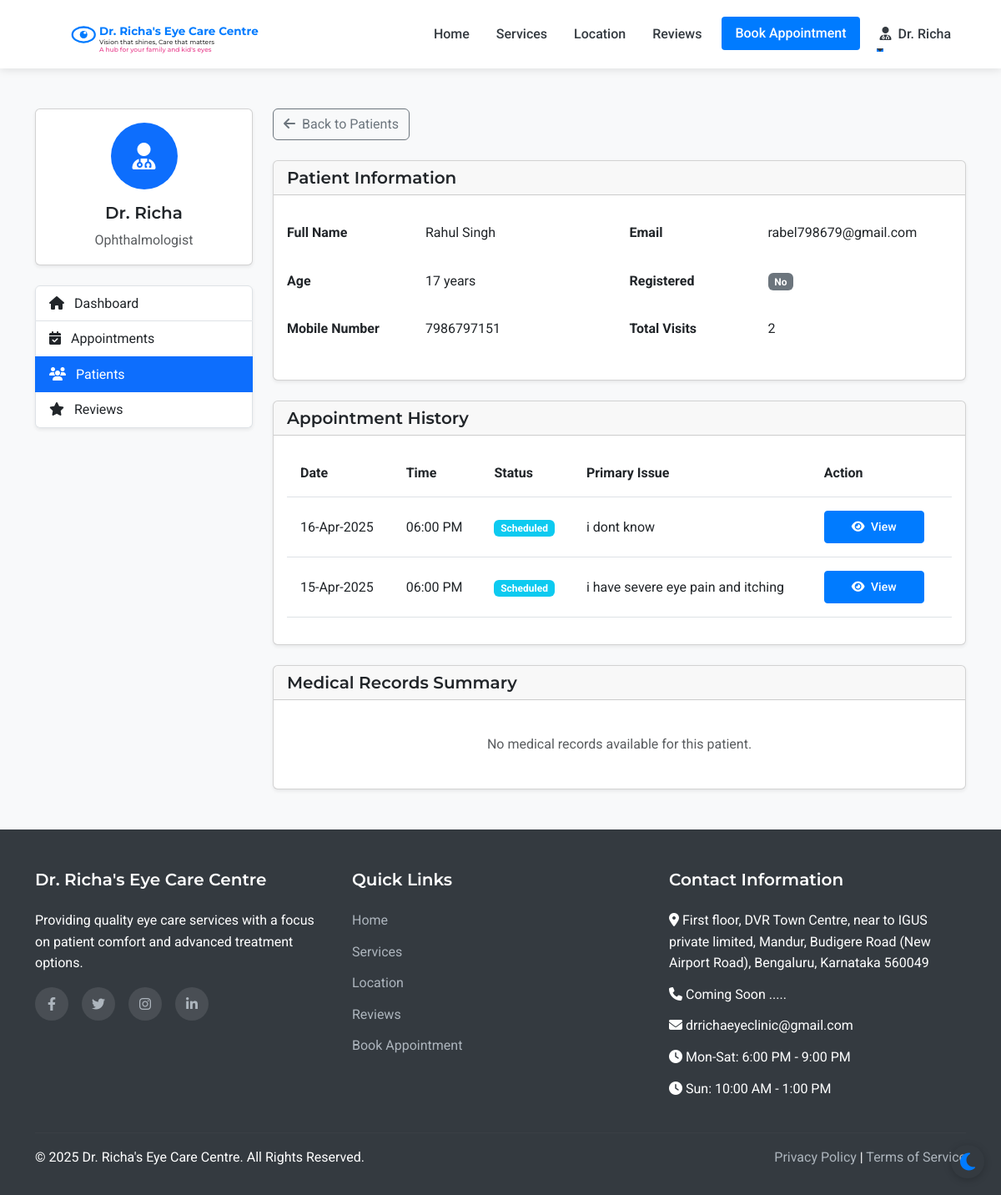
/admin/patient/2 (signed in), run on an earlier commit of the app's database.
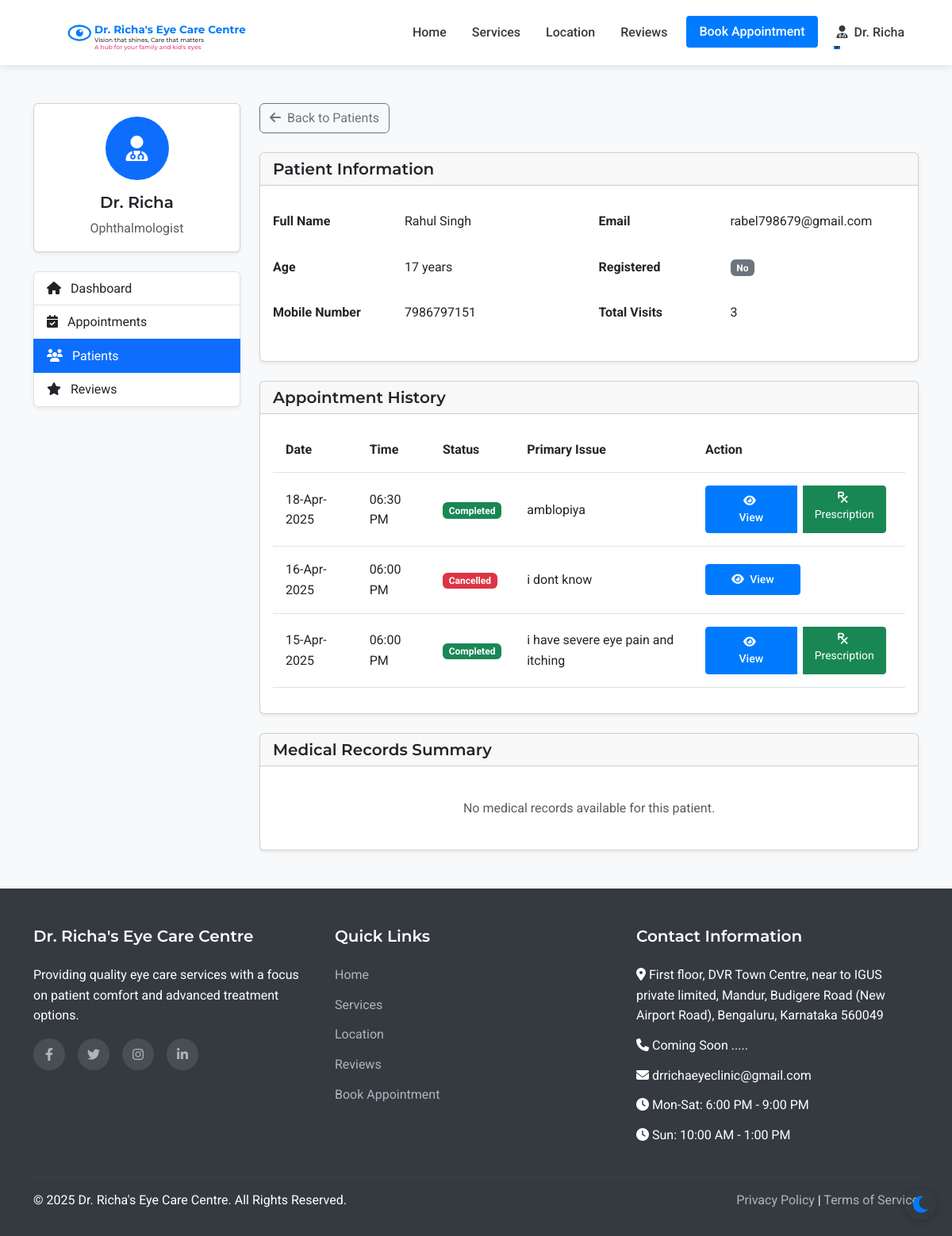
And on a later commit of the database.
### models.py (models this page shows, shortened)
class Patient(UserMixin, db.Model):
    id = db.Column(db.Integer, primary_key=True)
    full_name = db.Column(db.String(100), nullable=False)
    mobile_number = db.Column(db.String(15), nullable=False)
    email = db.Column(db.String(100), nullable=True)
    age = db.Column(db.Integer, nullable=False)
    password_hash = db.Column(db.String(256), nullable=True)
    is_registered = db.Column(db.Boolean, default=False)
    created_at = db.Column(db.DateTime, nullable=False, default=datetime.utcnow)
    appointments = db.relationship('Appointment', backref='patient', lazy=True)

class Appointment(db.Model):
    id = db.Column(db.Integer, primary_key=True)
    patient_id = db.Column(db.Integer, db.ForeignKey('patient.id'), nullable=False)
    appointment_date = db.Column(db.Date, nullable=False)
    appointment_time = db.Column(db.Time, nullable=False)
    primary_issue = db.Column(db.Text, nullable=True)
    referral_info = db.Column(db.String(255), nullable=True)
    status = db.Column(db.String(20), default='scheduled')  # scheduled, completed, cancelled
    created_at = db.Column(db.DateTime, default=datetime.utcnow)
    consultation_fee = db.Column(db.Float, nullable=False, default=500.0)
    payment_status = db.Column(db.String(20), default='pending')  # pending, paid

### routes.py (the view)
@app.route('/admin/patient/<int:patient_id>')
@login_required
def admin_patient_view(patient_id):
    if not (isinstance(current_user, Admin) or isinstance(current_user, Assistant) or isinstance(current_user, Doctor)):
        flash('Access denied. Staff privileges required.', 'danger')
        return redirect(url_for('index'))
    patient = Patient.query.get_or_404(patient_id)
    appointments = Appointment.query.filter_by(patient_id=patient_id).order_by(desc(Appointment.appointment_date)).all()
    return render_template('admin/patient_view.html', patient=patient, appointments=appointments)

### templates/admin/patient_view.html (shortened to what this page needs)
{% extends 'layout.html' %}
{% block content %}
<section class="py-5 bg-light">
    <div class="container">
        <div class="row">
            <div class="col-lg-3 mb-4">
                <div class="card shadow-sm mb-4">
                    <div class="card-body text-center">
                        <div class="avatar-circle bg-primary text-white mb-3">
                            <i class="fas fa-user-md fa-2x"></i>
                        </div>
                        <h5 class="card-title">Dr. Richa</h5>
                        <p class="card-text text-muted">Ophthalmologist</p>
                    </div>
                </div>
                <div class="list-group shadow-sm">
                    <a href="{{ url_for('admin_dashboard') }}" class="list-group-item list-group-item-action">
                        <i class="fas fa-home me-2"></i> Dashboard
                    </a>
                    <a href="{{ url_for('admin_appointments') }}" class="list-group-item list-group-item-action">
                        <i class="fas fa-calendar-check me-2"></i> Appointments
                    </a>
                    <a href="{{ url_for('admin_patients') }}" class="list-group-item list-group-item-action active">
                        <i class="fas fa-users me-2"></i> Patients
                    </a>
                    <a href="{{ url_for('admin_reviews') }}" class="list-group-item list-group-item-action">
                        <i class="fas fa-star me-2"></i> Reviews
                    </a>
                </div>
            </div>
            <div class="col-lg-9">
                <div class="d-flex justify-content-between align-items-center mb-4">
                    <a href="{{ url_for('admin_patients') }}" class="btn btn-outline-secondary">
                        <i class="fas fa-arrow-left me-1"></i> Back to Patients
                    </a>
                </div>
                <div class="card shadow-sm mb-4">
                    <div class="card-header">
                        <h5 class="mb-0">Patient Information</h5>
                    </div>
                    <div class="card-body">
                        <div class="row">
                            <div class="col-md-6">
                                <table class="table table-borderless">
                                    <tr>
                                        <th class="ps-0" style="width: 150px;">Full Name</th>
                                        <td>{{ patient.full_name }}</td>
                                    </tr>
                                    <tr>
                                        <th class="ps-0">Age</th>
                                        <td>{{ patient.age }} years</td>
                                    </tr>
                                    <tr>
                                        <th class="ps-0">Mobile Number</th>
                                        <td>{{ patient.mobile_number }}</td>
                                    </tr>
                                </table>
                            </div>
                            <div class="col-md-6">
                                <table class="table table-borderless">
                                    <tr>
                                        <th class="ps-0" style="width: 150px;">Email</th>
                                        <td>{{ patient.email or 'Not provided' }}</td>
                                    </tr>
                                    <tr>
                                        <th class="ps-0">Registered</th>
                                        <td>
                                            {% if patient.is_registered %}
                                                <span class="badge bg-success">Yes</span>
                                            {% else %}
                                                <span class="badge bg-secondary">No</span>
                                            {% endif %}
                                        </td>
                                    </tr>
                                    <tr>
                                        <th class="ps-0">Total Visits</th>
                                        <td>{{ patient.appointments|length }}</td>
                                    </tr>
                                </table>
                            </div>
                        </div>
                    </div>
                </div>
                <div class="card shadow-sm mb-4">
                    <div class="card-header">
                        <h5 class="mb-0">Appointment History</h5>
                    </div>
                    <div class="card-body">
                        {% if patient.appointments %}
                            <div class="table-responsive">
                                <table class="table table-hover">
                                    <thead>
                                        <tr>
                                            <th>Date</th>
                                            <th>Time</th>
                                            <th>Status</th>
                                            <th>Primary Issue</th>
                                            <th>Action</th>
                                        </tr>
                                    </thead>
                                    <tbody>
                                        {% for appointment in patient.appointments|sort(attribute='appointment_date', reverse=true) %}
                                            <tr>
                                                <td>{{ appointment.appointment_date.strftime('%d-%b-%Y') }}</td>
                                                <td>{{ appointment.appointment_time.strftime('%I:%M %p') }}</td>
                                                <td>
                                                    {% if appointment.status == 'scheduled' %}
                                                        <span class="badge bg-info">Scheduled</span>
                                                    {% elif appointment.status == 'completed' %}
                                                        <span class="badge bg-success">Completed</span>
                                                    {% elif appointment.status == 'cancelled' %}
                                                        <span class="badge bg-danger">Cancelled</span>
                                                    {% endif %}
                                                </td>
                                                <td>{{ appointment.primary_issue or 'Not specified' }}</td>
                                                <td>
                                                    <div class="btn-group" role="group">
                                                        <a href="{{ url_for('admin_appointment_view', appointment_id=appointment.id) }}" class="btn btn-sm btn-primary me-2">
                                                            <i class="fas fa-eye me-1"></i> View
                                                        </a>
                                                        {% if appointment.status == 'completed' %}
                                                        <a href="{{ url_for('admin_add_prescription', appointment_id=appointment.id) }}" class="btn btn-sm btn-success me-2">
                                                            <i class="fas fa-prescription me-1"></i> Prescription
                                                        </a>
                                                        {% endif %}
                                                    </div>
                                                </td>
                                            </tr>
                                        {% endfor %}
                                    </tbody>
                                </table>
                            </div>
                        {% else %}
                            <div class="text-center p-4">
                                <p class="text-muted mb-0">No appointment history for this patient.</p>
                            </div>
                        {% endif %}
                    </div>
                </div>
                <div class="card shadow-sm">
                    <div class="card-header">
                        <h5 class="mb-0">Medical Records Summary</h5>
                    </div>
                    <div class="card-body">
                        {% set has_records = false %}
                        {% for appointment in patient.appointments %}
                            {% if appointment.medical_record %}
                                {% set has_records = true %}
                            {% endif %}
                        {% endfor %}
                        {% if has_records %}
                            <div class="accordion" id="medicalRecordsAccordion">
                                {% for appointment in patient.appointments|sort(attribute='appointment_date', reverse=true) %}
                                    {% if appointment.medical_record %}
                                        <div class="accordion-item mb-3 border">
                                            <h2 class="accordion-header" id="heading{{ appointment.id }}">
                                                <button class="accordion-button collapsed" type="button" data-bs-toggle="collapse" data-bs-target="#collapse{{ appointment.id }}" aria-expanded="false" aria-controls="collapse{{ appointment.id }}">
                                                    <div class="d-flex w-100 justify-content-between align-items-center">
                                                        <span>
                                                            <strong>Visit: {{ appointment.appointment_date.strftime('%d-%b-%Y') }}</strong>
                                                        </span>
                                                    </div>
                                                </button>
                                            </h2>
                                            <div id="collapse{{ appointment.id }}" class="accordion-collapse collapse" aria-labelledby="heading{{ appointment.id }}" data-bs-parent="#medicalRecordsAccordion">
                                                <div class="accordion-body">
                                                    <div class="mb-4">
                                                        <h6 class="border-bottom pb-2 mb-3">Diagnosis</h6>
                                                        <p>{{ appointment.medical_record[0].diagnosis or 'No diagnosis recorded.' }}</p>
                                                    </div>
                                                    <div class="row mb-4">
                                                        <div class="col-md-6">
                                                            <h6 class="border-bottom pb-2 mb-3">Left Eye Findings</h6>
                                                            <p>{{ appointment.medical_record[0].left_eye_findings or 'No findings recorded.' }}</p>
                                                        </div>
                                                        <div class="col-md-6">
                                                            <h6 class="border-bottom pb-2 mb-3">Right Eye Findings</h6>
                                                            <p>{{ appointment.medical_record[0].right_eye_findings or 'No findings recorded.' }}</p>
                                                        </div>
                                                    </div>
                                                    <div class="mb-4">
                                                        <h6 class="border-bottom pb-2 mb-3">Prescribed Medications</h6>
                                                        <p>{{ appointment.medical_record[0].prescribed_medications or 'No medications prescribed.' }}</p>
                                                    </div>
                                                    <div class="mb-4">
                                                        <h6 class="border-bottom pb-2 mb-3">Prescribed Eyewear</h6>
                                                        <p>{{ appointment.medical_record[0].prescribed_eyewear or 'No eyewear prescribed.' }}</p>
                                                    </div>
                                                    <div class="mb-4">
                                                        <h6 class="border-bottom pb-2 mb-3">Follow-up Instructions</h6>
                                                        <p>{{ appointment.medical_record[0].follow_up_instructions or 'No follow-up instructions provided.' }}</p>
                                                    </div>
                                                    <div>
                                                        <h6 class="border-bottom pb-2 mb-3">Next Appointment Recommendation</h6>
                                                        <p>{{ appointment.medical_record[0].next_appointment_recommendation or 'No recommendation for next appointment.' }}</p>
                                                    </div>
                                                </div>
                                            </div>
                                        </div>
                                    {% endif %}
                                {% endfor %}
                            </div>
                        {% else %}
                            <div class="text-center p-4">
                                <p class="text-muted mb-0">No medical records available for this patient.</p>
                            </div>
                        {% endif %}
                    </div>
                </div>
            </div>
        </div>
    </div>
</section>
{% endblock %}

What changed in the data, as far as the page shows it:
added Appointment: appointment_date "18-Apr-2025", appointment_time "06:30 PM", status "Completed", primary_issue "amblopiya"
changed Appointment "16-Apr-2025": status "Scheduled" → "Cancelled"
changed Appointment "15-Apr-2025": status "Scheduled" → "Completed Prescription"
Also different on the page:
{{ patient.appointments|length }}: "2" → "3"
